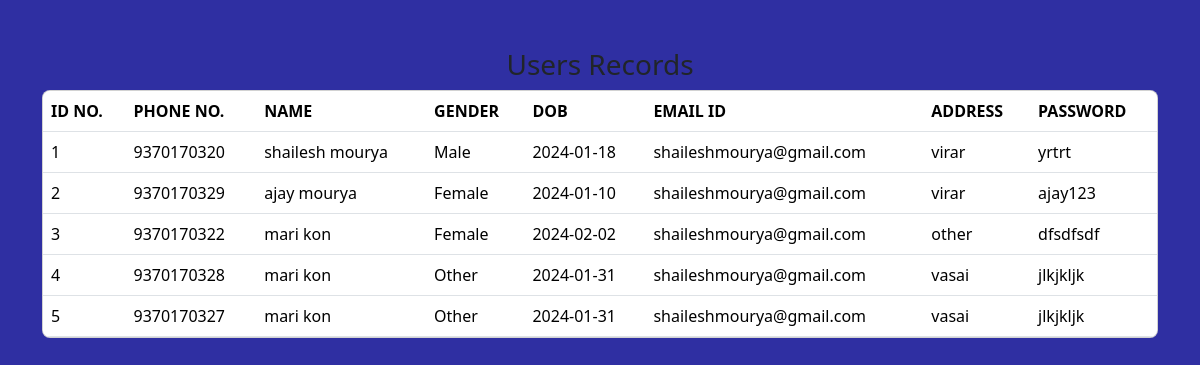
The app's page /registered_record.php with its own data.
### tables this page shows
CREATE TABLE `user` (
  `phone` varchar(30) NOT NULL,
  `id` int(11) NOT NULL,
  `first_name` varchar(100) NOT NULL,
  `last_name` varchar(100) NOT NULL,
  `dob` varchar(100) NOT NULL,
  `gender` varchar(30) NOT NULL,
  `email` varchar(100) NOT NULL,
  `password` varchar(100) NOT NULL,
  `city` varchar(100) NOT NULL
);

### registered_record.php (the view, shortened to what this page needs)
<!DOCTYPE html>
<html lang="en">
  <head>
    <link
      href="https://cdn.jsdelivr.net/npm/bootstrap@5.3.2/dist/css/bootstrap.min.css"
      rel="stylesheet"
    />
  </head>
  <body style="background-color: #2f2fa2">
    <main>
      <section class="intro my-5">
        <h3 class="h3 text-center">Users Records</h3>
        <div class="mask d-flex align-items-center h-100">
          <div class="container">
            <div class="row justify-content-center">
              <div class="col-12">
                <div class="card shadow-2-strong">
                  <div class="card-body p-0">
                    <div class="table-responsive table-scroll">
                      <table class="table table-white mb-0">
                        <thead style="background-color: white">
                          <tr class="text-uppercase text-success">
                            <th scope="col">Id No.</th>
                            <th scope="col">Phone No.</th>
                            <th scope="col">Name</th>
                            <th scope="col">Gender</th>
                            <th scope="col">DOB</th>
                            <th scope="col">Email Id</th>
                            <th scope="col">Address</th>
                            <th scope="col">Password</th>
                          </tr>
                        </thead>
                        <tbody>
                        <?php
                      include('config.php');
                      $sql="SELECT * FROM `user`;";
                      $result=mysqli_query($conn,$sql);
                      while ($rows=mysqli_fetch_assoc($result)) {
                            echo "<tr>
                            <td>{$rows['id']}</td>
                            <td>{$rows['phone']}</td>
                            <td>{$rows['first_name']} {$rows['last_name']}</td>
                            <td>{$rows['gender']}</td>
                            <td>{$rows['dob']}</td>
                            <td  class='text-wrap'>{$rows['email']}</td>
                            <td>{$rows['city']}</td>
                            <td>{$rows['password']}</td>
                          </tr>";
                        }
                        ?>
                        </tbody>
                      </table>
                    </div>
                  </div>
                </div>
              </div>
            </div>
          </div>
        </div>
      </section>
    </main>
  </body>
</html>

### registered_record.php (style rules this page uses)
html, body, .intro { height: 100%; }
table td, table th { text-overflow: ellipsis; white-space: nowrap; overflow: hidden; }
.card { border-radius: 0.5rem; }
.table-scroll { border-radius: 0.5rem; }
thead { top: 0; position: sticky; }

### records on screen
user: id "1", phone "9370170320", first_name "shailesh", last_name "mourya", gender "Male", dob "2024-01-18", email "shaileshmourya@gmail.com", city "virar", password "yrtrt"
user: id "2", phone "9370170329", first_name "ajay", last_name "mourya", gender "Female", dob "2024-01-10", email "shaileshmourya@gmail.com", city "virar", password "ajay123"
user: id "3", phone "9370170322", first_name "mari", last_name "kon", gender "Female", dob "2024-02-02", email "shaileshmourya@gmail.com", city "other", password "dfsdfsdf"
user: id "4", phone "9370170328", first_name "mari", last_name "kon", gender "Other", dob "2024-01-31", email "shaileshmourya@gmail.com", city "vasai", password "jlkjkljk"
user: id "5", phone "9370170327", first_name "mari", last_name "kon", gender "Other", dob "2024-01-31", email "shaileshmourya@gmail.com", city "vasai", password "jlkjkljk"
